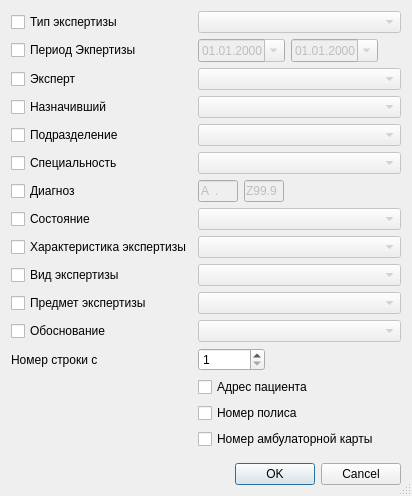
<?xml version="1.0" encoding="UTF-8"?>
<ui version="4.0">
 <class>TempInvalidF035Dialog</class>
 <widget class="QDialog" name="TempInvalidF035Dialog">
  <property name="windowModality">
   <enum>Qt::ApplicationModal</enum>
  </property>
  <property name="geometry">
   <rect>
    <x>0</x>
    <y>0</y>
    <width>412</width>
    <height>496</height>
   </rect>
  </property>
  <property name="windowTitle">
   <string>параметры отчёта</string>
  </property>
  <property name="sizeGripEnabled">
   <bool>true</bool>
  </property>
  <layout class="QGridLayout" name="gridLayout">
   <item row="0" column="0" colspan="2">
    <widget class="QCheckBox" name="chkFilterExpertExpertiseTypeMC">
     <property name="text">
      <string>Тип экспертизы</string>
     </property>
    </widget>
   </item>
   <item row="1" column="0" colspan="2">
    <widget class="QCheckBox" name="chkFilterExecDateMC">
     <property name="text">
      <string>Период Экпертизы</string>
     </property>
    </widget>
   </item>
   <item row="1" column="2" colspan="2">
    <layout class="QHBoxLayout" name="horizontalLayout_17">
     <item>
      <widget class="CDateEdit" name="edtFilterBegExecDateMC">
       <property name="enabled">
        <bool>false</bool>
       </property>
       <property name="displayFormat">
        <string notr="true">dd.MM.yyyy</string>
       </property>
       <property name="calendarPopup">
        <bool>true</bool>
       </property>
      </widget>
     </item>
     <item>
      <widget class="CDateEdit" name="edtFilterEndExecDateMC">
       <property name="enabled">
        <bool>false</bool>
       </property>
       <property name="displayFormat">
        <string>dd.MM.yyyy</string>
       </property>
       <property name="calendarPopup">
        <bool>true</bool>
       </property>
      </widget>
     </item>
     <item>
      <spacer name="horizontalSpacer_3">
       <property name="orientation">
        <enum>Qt::Horizontal</enum>
       </property>
       <property name="sizeHint" stdset="0">
        <size>
         <width>33</width>
         <height>20</height>
        </size>
       </property>
      </spacer>
     </item>
    </layout>
   </item>
   <item row="3" column="0" colspan="2">
    <widget class="QCheckBox" name="chkFilterExpertSetPersonMC">
     <property name="text">
      <string>Назначивший</string>
     </property>
    </widget>
   </item>
   <item row="4" column="0" colspan="2">
    <widget class="QCheckBox" name="chkFilterExpertOrgStructMC">
     <property name="text">
      <string>Подразделение</string>
     </property>
    </widget>
   </item>
   <item row="5" column="0" colspan="2">
    <widget class="QCheckBox" name="chkFilterExpertSpecialityMC">
     <property name="text">
      <string>Специальность</string>
     </property>
    </widget>
   </item>
   <item row="7" column="0" colspan="2">
    <widget class="QCheckBox" name="chkFilterExpertClosedMC">
     <property name="text">
      <string>Состояние</string>
     </property>
    </widget>
   </item>
   <item row="8" column="0" colspan="2">
    <widget class="QCheckBox" name="chkFilterExpertExpertiseCharacterMC">
     <property name="text">
      <string>Характеристика экспертизы</string>
     </property>
    </widget>
   </item>
   <item row="9" column="0" colspan="2">
    <widget class="QCheckBox" name="chkFilterExpertExpertiseKindMC">
     <property name="text">
      <string>Вид экспертизы</string>
     </property>
    </widget>
   </item>
   <item row="10" column="0" colspan="2">
    <widget class="QCheckBox" name="ghkFilterExpertExpertiseObjectMC">
     <property name="text">
      <string>Предмет экспертизы</string>
     </property>
    </widget>
   </item>
   <item row="11" column="0" colspan="2">
    <widget class="QCheckBox" name="chkFilterExpertExpertiseArgumentMC">
     <property name="text">
      <string>Обоснование</string>
     </property>
    </widget>
   </item>
   <item row="12" column="0" colspan="2">
    <widget class="QLabel" name="lblCntUser">
     <property name="text">
      <string>Номер строки с</string>
     </property>
    </widget>
   </item>
   <item row="12" column="2">
    <widget class="QSpinBox" name="edtCntUser">
     <property name="minimum">
      <number>1</number>
     </property>
     <property name="maximum">
      <number>999999999</number>
     </property>
    </widget>
   </item>
   <item row="12" column="3">
    <spacer name="horizontalSpacer">
     <property name="orientation">
      <enum>Qt::Horizontal</enum>
     </property>
     <property name="sizeHint" stdset="0">
      <size>
       <width>40</width>
       <height>20</height>
      </size>
     </property>
    </spacer>
   </item>
   <item row="16" column="1">
    <spacer name="verticalSpacer">
     <property name="orientation">
      <enum>Qt::Vertical</enum>
     </property>
     <property name="sizeHint" stdset="0">
      <size>
       <width>20</width>
       <height>8</height>
      </size>
     </property>
    </spacer>
   </item>
   <item row="0" column="2" colspan="2">
    <widget class="CRBMultivalueComboBox" name="cmbFilterExpertExpertiseTypeMC">
     <property name="enabled">
      <bool>false</bool>
     </property>
    </widget>
   </item>
   <item row="2" column="2" colspan="2">
    <widget class="CPersonComboBoxEx" name="cmbExpertIdMC">
     <property name="enabled">
      <bool>false</bool>
     </property>
    </widget>
   </item>
   <item row="3" column="2" colspan="2">
    <widget class="CPersonComboBoxEx" name="cmbFilterExpertSetPersonMC">
     <property name="enabled">
      <bool>false</bool>
     </property>
    </widget>
   </item>
   <item row="4" column="2" colspan="2">
    <widget class="COrgStructureComboBox" name="cmbFilterExpertOrgStructMC">
     <property name="enabled">
      <bool>false</bool>
     </property>
    </widget>
   </item>
   <item row="5" column="2" colspan="2">
    <widget class="CRBComboBox" name="cmbFilterExpertSpecialityMC">
     <property name="enabled">
      <bool>false</bool>
     </property>
    </widget>
   </item>
   <item row="6" column="2" colspan="2">
    <layout class="QHBoxLayout" name="horizontalLayout">
     <item>
      <widget class="CICDCodeEdit" name="edtFilterExpertBegMKBMC">
       <property name="enabled">
        <bool>false</bool>
       </property>
       <property name="sizePolicy">
        <sizepolicy hsizetype="Fixed" vsizetype="Fixed">
         <horstretch>0</horstretch>
         <verstretch>0</verstretch>
        </sizepolicy>
       </property>
       <property name="maximumSize">
        <size>
         <width>40</width>
         <height>16777215</height>
        </size>
       </property>
       <property name="inputMask">
        <string>a00.00; </string>
       </property>
       <property name="text">
        <string>A.</string>
       </property>
       <property name="maxLength">
        <number>6</number>
       </property>
      </widget>
     </item>
     <item>
      <widget class="CICDCodeEdit" name="edtFilterExpertEndMKBMC">
       <property name="enabled">
        <bool>false</bool>
       </property>
       <property name="sizePolicy">
        <sizepolicy hsizetype="Fixed" vsizetype="Fixed">
         <horstretch>0</horstretch>
         <verstretch>0</verstretch>
        </sizepolicy>
       </property>
       <property name="maximumSize">
        <size>
         <width>40</width>
         <height>16777215</height>
        </size>
       </property>
       <property name="inputMask">
        <string>a00.00; </string>
       </property>
       <property name="text">
        <string>Z99.9</string>
       </property>
       <property name="maxLength">
        <number>6</number>
       </property>
      </widget>
     </item>
     <item>
      <spacer name="horizontalSpacer_2">
       <property name="orientation">
        <enum>Qt::Horizontal</enum>
       </property>
       <property name="sizeHint" stdset="0">
        <size>
         <width>41</width>
         <height>20</height>
        </size>
       </property>
      </spacer>
     </item>
    </layout>
   </item>
   <item row="7" column="2" colspan="2">
    <widget class="CActionStatusComboBox" name="cmbFilterExpertClosedMC">
     <property name="enabled">
      <bool>false</bool>
     </property>
    </widget>
   </item>
   <item row="8" column="2" colspan="2">
    <widget class="CRBComboBox" name="cmbFilterExpertExpertiseCharacterMC">
     <property name="enabled">
      <bool>false</bool>
     </property>
    </widget>
   </item>
   <item row="9" column="2" colspan="2">
    <widget class="CRBComboBox" name="cmbFilterExpertExpertiseKindMC">
     <property name="enabled">
      <bool>false</bool>
     </property>
    </widget>
   </item>
   <item row="10" column="2" colspan="2">
    <widget class="CRBComboBox" name="cmbFilterExpertExpertiseObjectMC">
     <property name="enabled">
      <bool>false</bool>
     </property>
    </widget>
   </item>
   <item row="11" column="2" colspan="2">
    <widget class="CRBComboBox" name="cmbFilterExpertExpertiseArgumentMC">
     <property name="enabled">
      <bool>false</bool>
     </property>
    </widget>
   </item>
   <item row="13" column="2" colspan="2">
    <widget class="QCheckBox" name="chkRegAddress">
     <property name="text">
      <string>Адрес пациента</string>
     </property>
    </widget>
   </item>
   <item row="14" column="2" colspan="2">
    <widget class="QCheckBox" name="chkNumberPolicy">
     <property name="text">
      <string>Номер полиса</string>
     </property>
    </widget>
   </item>
   <item row="15" column="2" colspan="2">
    <widget class="QCheckBox" name="chkClientId">
     <property name="text">
      <string>Номер амбулаторной карты</string>
     </property>
    </widget>
   </item>
   <item row="17" column="0" colspan="4">
    <widget class="QDialogButtonBox" name="buttonBox">
     <property name="orientation">
      <enum>Qt::Horizontal</enum>
     </property>
     <property name="standardButtons">
      <set>QDialogButtonBox::Cancel|QDialogButtonBox::Ok</set>
     </property>
    </widget>
   </item>
   <item row="6" column="0" colspan="2">
    <widget class="QCheckBox" name="chkFilterExpertMKBMC">
     <property name="text">
      <string>Диагноз</string>
     </property>
    </widget>
   </item>
   <item row="2" column="0" colspan="2">
    <widget class="QCheckBox" name="chkExpertIdMC">
     <property name="text">
      <string>Эксперт</string>
     </property>
    </widget>
   </item>
  </layout>
 </widget>
 <customwidgets>
  <customwidget>
   <class>CDateEdit</class>
   <extends>QDateEdit</extends>
   <header>library/DateEdit</header>
  </customwidget>
  <customwidget>
   <class>COrgStructureComboBox</class>
   <extends>QComboBox</extends>
   <header>Orgs/OrgStructComboBoxes.h</header>
  </customwidget>
  <customwidget>
   <class>CPersonComboBoxEx</class>
   <extends>QComboBox</extends>
   <header>Orgs/PersonComboBoxEx.h</header>
  </customwidget>
  <customwidget>
   <class>CICDCodeEdit</class>
   <extends>QLineEdit</extends>
   <header>library/ICDCodeEdit.h</header>
  </customwidget>
  <customwidget>
   <class>CRBComboBox</class>
   <extends>QComboBox</extends>
   <header>library/crbcombobox.h</header>
  </customwidget>
  <customwidget>
   <class>CRBMultivalueComboBox</class>
   <extends>QComboBox</extends>
   <header>library/MultivalueComboBox.h</header>
  </customwidget>
  <customwidget>
   <class>CActionStatusComboBox</class>
   <extends>QComboBox</extends>
   <header location="global">Events/ActionStatus.h</header>
  </customwidget>
 </customwidgets>
 <tabstops>
  <tabstop>chkFilterExpertExpertiseTypeMC</tabstop>
  <tabstop>cmbFilterExpertExpertiseTypeMC</tabstop>
  <tabstop>chkFilterExecDateMC</tabstop>
  <tabstop>edtFilterBegExecDateMC</tabstop>
  <tabstop>edtFilterEndExecDateMC</tabstop>
  <tabstop>chkExpertIdMC</tabstop>
  <tabstop>cmbExpertIdMC</tabstop>
  <tabstop>chkFilterExpertSetPersonMC</tabstop>
  <tabstop>cmbFilterExpertSetPersonMC</tabstop>
  <tabstop>chkFilterExpertOrgStructMC</tabstop>
  <tabstop>cmbFilterExpertOrgStructMC</tabstop>
  <tabstop>chkFilterExpertSpecialityMC</tabstop>
  <tabstop>cmbFilterExpertSpecialityMC</tabstop>
  <tabstop>chkFilterExpertMKBMC</tabstop>
  <tabstop>edtFilterExpertBegMKBMC</tabstop>
  <tabstop>edtFilterExpertEndMKBMC</tabstop>
  <tabstop>chkFilterExpertClosedMC</tabstop>
  <tabstop>cmbFilterExpertClosedMC</tabstop>
  <tabstop>chkFilterExpertExpertiseCharacterMC</tabstop>
  <tabstop>cmbFilterExpertExpertiseCharacterMC</tabstop>
  <tabstop>chkFilterExpertExpertiseKindMC</tabstop>
  <tabstop>cmbFilterExpertExpertiseKindMC</tabstop>
  <tabstop>ghkFilterExpertExpertiseObjectMC</tabstop>
  <tabstop>cmbFilterExpertExpertiseObjectMC</tabstop>
  <tabstop>chkFilterExpertExpertiseArgumentMC</tabstop>
  <tabstop>cmbFilterExpertExpertiseArgumentMC</tabstop>
  <tabstop>edtCntUser</tabstop>
  <tabstop>chkRegAddress</tabstop>
  <tabstop>chkNumberPolicy</tabstop>
  <tabstop>chkClientId</tabstop>
  <tabstop>buttonBox</tabstop>
 </tabstops>
 <resources/>
 <connections>
  <connection>
   <sender>buttonBox</sender>
   <signal>accepted()</signal>
   <receiver>TempInvalidF035Dialog</receiver>
   <slot>accept()</slot>
   <hints>
    <hint type="sourcelabel">
     <x>190</x>
     <y>491</y>
    </hint>
    <hint type="destinationlabel">
     <x>119</x>
     <y>239</y>
    </hint>
   </hints>
  </connection>
  <connection>
   <sender>buttonBox</sender>
   <signal>rejected()</signal>
   <receiver>TempInvalidF035Dialog</receiver>
   <slot>reject()</slot>
   <hints>
    <hint type="sourcelabel">
     <x>282</x>
     <y>491</y>
    </hint>
    <hint type="destinationlabel">
     <x>316</x>
     <y>234</y>
    </hint>
   </hints>
  </connection>
  <connection>
   <sender>chkFilterExpertExpertiseTypeMC</sender>
   <signal>toggled(bool)</signal>
   <receiver>cmbFilterExpertExpertiseTypeMC</receiver>
   <slot>setEnabled(bool)</slot>
   <hints>
    <hint type="sourcelabel">
     <x>33</x>
     <y>20</y>
    </hint>
    <hint type="destinationlabel">
     <x>263</x>
     <y>17</y>
    </hint>
   </hints>
  </connection>
  <connection>
   <sender>chkFilterExecDateMC</sender>
   <signal>toggled(bool)</signal>
   <receiver>edtFilterBegExecDateMC</receiver>
   <slot>setEnabled(bool)</slot>
   <hints>
    <hint type="sourcelabel">
     <x>95</x>
     <y>42</y>
    </hint>
    <hint type="destinationlabel">
     <x>243</x>
     <y>51</y>
    </hint>
   </hints>
  </connection>
  <connection>
   <sender>chkFilterExecDateMC</sender>
   <signal>toggled(bool)</signal>
   <receiver>edtFilterEndExecDateMC</receiver>
   <slot>setEnabled(bool)</slot>
   <hints>
    <hint type="sourcelabel">
     <x>80</x>
     <y>47</y>
    </hint>
    <hint type="destinationlabel">
     <x>358</x>
     <y>47</y>
    </hint>
   </hints>
  </connection>
  <connection>
   <sender>chkExpertIdMC</sender>
   <signal>toggled(bool)</signal>
   <receiver>cmbExpertIdMC</receiver>
   <slot>setEnabled(bool)</slot>
   <hints>
    <hint type="sourcelabel">
     <x>63</x>
     <y>71</y>
    </hint>
    <hint type="destinationlabel">
     <x>227</x>
     <y>86</y>
    </hint>
   </hints>
  </connection>
  <connection>
   <sender>chkFilterExpertSetPersonMC</sender>
   <signal>toggled(bool)</signal>
   <receiver>cmbFilterExpertSetPersonMC</receiver>
   <slot>setEnabled(bool)</slot>
   <hints>
    <hint type="sourcelabel">
     <x>91</x>
     <y>106</y>
    </hint>
    <hint type="destinationlabel">
     <x>261</x>
     <y>108</y>
    </hint>
   </hints>
  </connection>
  <connection>
   <sender>chkFilterExpertOrgStructMC</sender>
   <signal>toggled(bool)</signal>
   <receiver>cmbFilterExpertOrgStructMC</receiver>
   <slot>setEnabled(bool)</slot>
   <hints>
    <hint type="sourcelabel">
     <x>96</x>
     <y>129</y>
    </hint>
    <hint type="destinationlabel">
     <x>254</x>
     <y>129</y>
    </hint>
   </hints>
  </connection>
  <connection>
   <sender>chkFilterExpertSpecialityMC</sender>
   <signal>toggled(bool)</signal>
   <receiver>cmbFilterExpertSpecialityMC</receiver>
   <slot>setEnabled(bool)</slot>
   <hints>
    <hint type="sourcelabel">
     <x>62</x>
     <y>159</y>
    </hint>
    <hint type="destinationlabel">
     <x>291</x>
     <y>168</y>
    </hint>
   </hints>
  </connection>
  <connection>
   <sender>chkFilterExpertMKBMC</sender>
   <signal>toggled(bool)</signal>
   <receiver>edtFilterExpertBegMKBMC</receiver>
   <slot>setEnabled(bool)</slot>
   <hints>
    <hint type="sourcelabel">
     <x>54</x>
     <y>189</y>
    </hint>
    <hint type="destinationlabel">
     <x>209</x>
     <y>194</y>
    </hint>
   </hints>
  </connection>
  <connection>
   <sender>chkFilterExpertMKBMC</sender>
   <signal>toggled(bool)</signal>
   <receiver>edtFilterExpertEndMKBMC</receiver>
   <slot>setEnabled(bool)</slot>
   <hints>
    <hint type="sourcelabel">
     <x>83</x>
     <y>189</y>
    </hint>
    <hint type="destinationlabel">
     <x>274</x>
     <y>194</y>
    </hint>
   </hints>
  </connection>
  <connection>
   <sender>chkFilterExpertClosedMC</sender>
   <signal>toggled(bool)</signal>
   <receiver>cmbFilterExpertClosedMC</receiver>
   <slot>setEnabled(bool)</slot>
   <hints>
    <hint type="sourcelabel">
     <x>57</x>
     <y>219</y>
    </hint>
    <hint type="destinationlabel">
     <x>277</x>
     <y>223</y>
    </hint>
   </hints>
  </connection>
  <connection>
   <sender>chkFilterExpertExpertiseCharacterMC</sender>
   <signal>toggled(bool)</signal>
   <receiver>cmbFilterExpertExpertiseCharacterMC</receiver>
   <slot>setEnabled(bool)</slot>
   <hints>
    <hint type="sourcelabel">
     <x>55</x>
     <y>248</y>
    </hint>
    <hint type="destinationlabel">
     <x>264</x>
     <y>252</y>
    </hint>
   </hints>
  </connection>
  <connection>
   <sender>chkFilterExpertExpertiseKindMC</sender>
   <signal>toggled(bool)</signal>
   <receiver>cmbFilterExpertExpertiseKindMC</receiver>
   <slot>setEnabled(bool)</slot>
   <hints>
    <hint type="sourcelabel">
     <x>81</x>
     <y>275</y>
    </hint>
    <hint type="destinationlabel">
     <x>260</x>
     <y>277</y>
    </hint>
   </hints>
  </connection>
  <connection>
   <sender>ghkFilterExpertExpertiseObjectMC</sender>
   <signal>toggled(bool)</signal>
   <receiver>cmbFilterExpertExpertiseObjectMC</receiver>
   <slot>setEnabled(bool)</slot>
   <hints>
    <hint type="sourcelabel">
     <x>41</x>
     <y>310</y>
    </hint>
    <hint type="destinationlabel">
     <x>257</x>
     <y>313</y>
    </hint>
   </hints>
  </connection>
  <connection>
   <sender>chkFilterExpertExpertiseArgumentMC</sender>
   <signal>toggled(bool)</signal>
   <receiver>cmbFilterExpertExpertiseArgumentMC</receiver>
   <slot>setEnabled(bool)</slot>
   <hints>
    <hint type="sourcelabel">
     <x>84</x>
     <y>336</y>
    </hint>
    <hint type="destinationlabel">
     <x>302</x>
     <y>340</y>
    </hint>
   </hints>
  </connection>
 </connections>
</ui>
